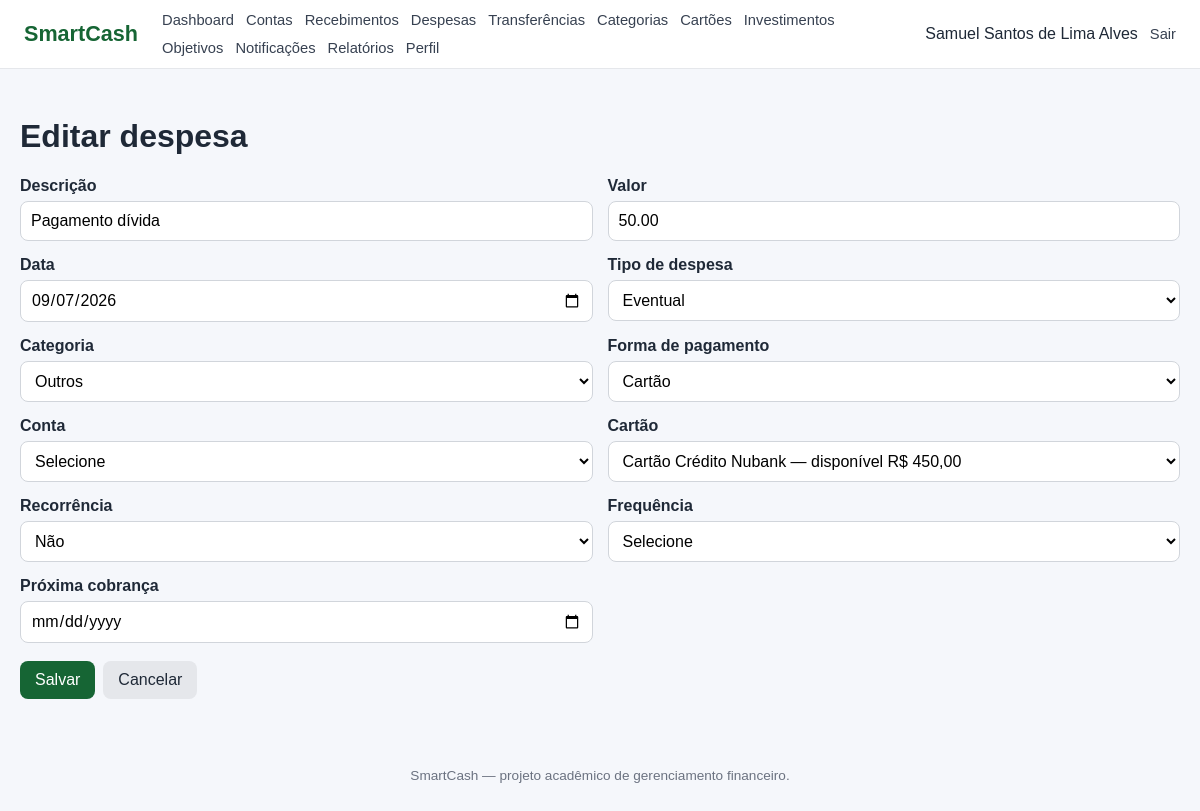
The app's page /despesas/editar.php?id=1 (signed in) with its own data.
### tables this page shows
CREATE TABLE `despesa` (
  `id_despesa` int NOT NULL,
  `id_usuario` int NOT NULL,
  `id_conta` int DEFAULT NULL,
  `id_cartao` int DEFAULT NULL,
  `id_tipo_despesa` int NOT NULL,
  `id_categoria` int NOT NULL,
  `descricao` varchar(255) NOT NULL,
  `valor` decimal(15,2) NOT NULL,
  `data` date NOT NULL,
  `recorrente` tinyint(1) NOT NULL DEFAULT '0',
  `frequencia` varchar(30) DEFAULT NULL,
  `proxima_cobranca` date DEFAULT NULL
);

CREATE TABLE `tipo_despesa` (
  `id_tipo_despesa` int NOT NULL,
  `nome` varchar(50) NOT NULL,
  `descricao` varchar(255) DEFAULT NULL
);

CREATE TABLE `categoria` (
  `id_categoria` int NOT NULL,
  `id_categoria_pai` int DEFAULT NULL,
  `nome` varchar(100) NOT NULL,
  `descricao` varchar(255) DEFAULT NULL
);

CREATE TABLE `cartao` (
  `id_cartao` int NOT NULL,
  `id_usuario` int NOT NULL,
  `id_banco` int NOT NULL,
  `id_conta` int NOT NULL,
  `nome_cartao` varchar(100) NOT NULL,
  `dia_vencimento` tinyint UNSIGNED NOT NULL,
  `limite_total` decimal(15,2) NOT NULL DEFAULT '0.00',
  `limite_disponivel` decimal(15,2) NOT NULL DEFAULT '0.00'
);

### includes/functions.php (called while the page is built, shortened)
<?php
function e(mixed $value): string
{
    return htmlspecialchars(
        (string)($value ?? ''),
        ENT_QUOTES,
        'UTF-8'
    );
}

### despesas/editar.php (the view, shortened to what this page needs)
<?php
require_once __DIR__ . '/../config/database.php';
require_once __DIR__ . '/../includes/auth.php';
require_once __DIR__ . '/../includes/functions.php';
$id = filter_input(INPUT_GET, 'id', FILTER_VALIDATE_INT);
$stmt = $pdo->prepare(
    'SELECT *
     FROM DESPESA
     WHERE id_despesa = :id AND id_usuario = :usuario'
);
$stmt->execute(['id' => $id, 'usuario' => $id_usuario]);
$item = $stmt->fetch();
$stmt = $pdo->prepare(
    'SELECT id_cartao, nome_cartao, limite_disponivel
     FROM CARTAO WHERE id_usuario = :usuario ORDER BY nome_cartao'
);
$stmt->execute(['usuario' => $id_usuario]);
$cartoes = $stmt->fetchAll();
$tipos = $pdo->query(
    'SELECT id_tipo_despesa, nome FROM TIPO_DESPESA ORDER BY nome'
)->fetchAll();
$categorias = $pdo->query(
    'SELECT c.id_categoria, c.nome, p.nome AS pai
     FROM CATEGORIA c
     LEFT JOIN CATEGORIA p ON p.id_categoria = c.id_categoria_pai
     ORDER BY COALESCE(p.nome, c.nome), c.nome'
)->fetchAll();
$formaAtual = $item['id_conta'] ? 'conta' : 'cartao';
require __DIR__ . '/../includes/header.php';
?>
<h1>Editar despesa</h1>
<form method="post" action="salvar.php">
<div class="form-grid">
    <div class="field">
        <label>Descrição</label>
        <input name="descricao" required value="<?= e($item['descricao']) ?>">
    </div>
    <div class="field">
        <label>Valor</label>
        <input name="valor" type="number" min="0.01" step="0.01"
               required value="<?= e((string)$item['valor']) ?>">
    </div>
    <div class="field">
        <label>Data</label>
        <input name="data" type="date" required value="<?= e($item['data']) ?>">
    </div>
    <div class="field">
        <label>Tipo de despesa</label>
        <select name="id_tipo_despesa" required>
            <?php foreach ($tipos as $tipo): ?>
                <option value="<?= (int)$tipo['id_tipo_despesa'] ?>"
                    <?= (int)$tipo['id_tipo_despesa'] === (int)$item['id_tipo_despesa'] ? 'selected' : '' ?>>
                    <?= e($tipo['nome']) ?>
                </option>
            <?php endforeach; ?>
        </select>
    </div>
    <div class="field">
        <label>Categoria</label>
        <select name="id_categoria" required>
            <?php foreach ($categorias as $categoria): ?>
                <option value="<?= (int)$categoria['id_categoria'] ?>"
                    <?= (int)$categoria['id_categoria'] === (int)$item['id_categoria'] ? 'selected' : '' ?>>
                    <?= $categoria['pai'] ? e($categoria['pai'] . ' → ' . $categoria['nome']) : e($categoria['nome']) ?>
                </option>
            <?php endforeach; ?>
        </select>
    </div>
    <div class="field">
        <label>Forma de pagamento</label>
        <select name="forma_pagamento" id="forma_pagamento" required>
            <option value="cartao" <?= $formaAtual === 'cartao' ? 'selected' : '' ?>>Cartão</option>
        </select>
    </div>
    <div class="field" id="conta-field">
        <label>Conta</label>
        <select name="id_conta" id="id_conta">
            <option value="">Selecione</option>
        </select>
    </div>
    <div class="field" id="cartao-field">
        <label>Cartão</label>
        <select name="id_cartao" id="id_cartao">
            <?php foreach ($cartoes as $cartao): ?>
                <option value="<?= (int)$cartao['id_cartao'] ?>"
                    <?= (int)$cartao['id_cartao'] === (int)$item['id_cartao'] ? 'selected' : '' ?>>
                    <?= e($cartao['nome_cartao']) ?>
                    — disponível <?= money((float)$cartao['limite_disponivel']) ?>
                </option>
            <?php endforeach; ?>
        </select>
    </div>
    <div class="field">
        <label>Recorrência</label>
        <select name="recorrente" id="recorrente" required>
            <option value="0" <?= !(int)$item['recorrente'] ? 'selected' : '' ?>>Não</option>
        </select>
    </div>
    <div class="field" id="freq-field">
        <label>Frequência</label>
        <select name="frequencia" id="frequencia">
            <option value="">Selecione</option>
        </select>
    </div>
    <div class="field" id="next-field">
        <label>Próxima cobrança</label>
        <input name="proxima_cobranca" id="proxima_cobranca" type="date"
               value="<?= e($item['proxima_cobranca']) ?>">
    </div>
</div>
<div class="actions">
    <button type="submit">Salvar</button>
    <a class="button secondary" href="index.php">Cancelar</a>
</div>
</form>
<?php require __DIR__ . '/../includes/footer.php'; ?>

### assets/css/style.css (style rules this page uses)
* { box-sizing: border-box; }
body { margin: 0; font-family: Arial, Helvetica, sans-serif; background: #f5f7fb; color: #1f2937; }
a { color: #166534; text-decoration: none; }
.btn, .button, button { display: inline-block; border: 0; border-radius: 8px; padding: 10px 15px; text-decoration: none; cursor: pointer; font-weight: 600; background: #166534; color: #fff; font: inherit; }
.btn-secondary, .secondary { background: #e5e7eb; color: #1f2937; }
.actions { display: flex; gap: 8px; flex-wrap: wrap; margin-top: 18px; }
.form-grid { display: grid; grid-template-columns: repeat(2, minmax(0, 1fr)); gap: 15px; }
.field { display: flex; flex-direction: column; gap: 6px; }
.field label { font-weight: 600; }
.field input, .field select, .field textarea { width: 100%; padding: 10px; border: 1px solid #d1d5db; border-radius: 8px; background: #fff; font: inherit; }

### records on screen
despesa: descricao "Pagamento dívida", valor "50.00", data "09/07/2026", id_tipo_despesa "Eventual", id_categoria "Outros", forma_pagamento "Cartão", id_cartao "Cartão Crédito Nubank — disponível R$ 450,00", recorrente "Não"

### other values on screen
$userName "Samuel Santos de Lima Alves"
